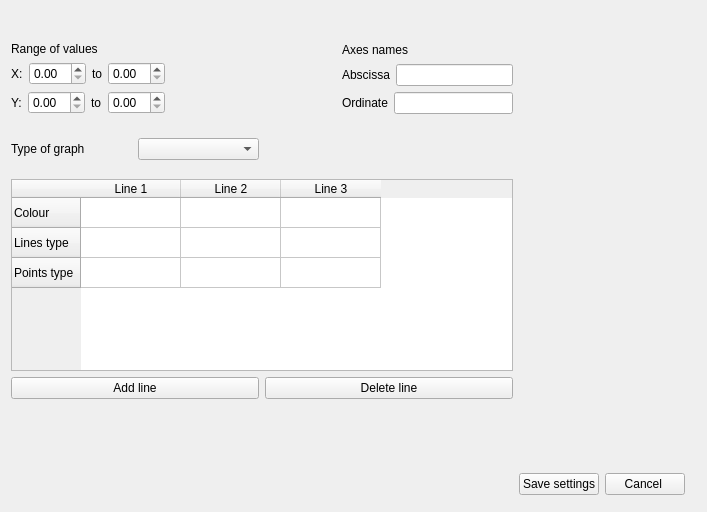
<?xml version="1.0" encoding="UTF-8"?>
<ui version="4.0">
 <class>graph_settings</class>
 <widget class="QWidget" name="graph_settings">
  <property name="geometry">
   <rect>
    <x>0</x>
    <y>0</y>
    <width>707</width>
    <height>512</height>
   </rect>
  </property>
  <property name="windowTitle">
   <string>Form</string>
  </property>
  <widget class="QWidget" name="">
   <property name="geometry">
    <rect>
     <x>11</x>
     <y>42</y>
     <width>674</width>
     <height>453</height>
    </rect>
   </property>
   <layout class="QGridLayout" name="gridLayout_5">
    <item row="0" column="0">
     <layout class="QGridLayout" name="gridLayout_4">
      <item row="0" column="0">
       <layout class="QGridLayout" name="gridLayout_3">
        <item row="0" column="0" colspan="2">
         <layout class="QGridLayout" name="gridLayout">
          <item row="0" column="0">
           <layout class="QVBoxLayout" name="verticalLayout_2">
            <item>
             <widget class="QLabel" name="label">
              <property name="text">
               <string>Range of values</string>
              </property>
             </widget>
            </item>
            <item>
             <layout class="QVBoxLayout" name="verticalLayout">
              <item>
               <layout class="QHBoxLayout" name="horizontalLayout">
                <item>
                 <widget class="QLabel" name="label_2">
                  <property name="text">
                   <string>X:</string>
                  </property>
                 </widget>
                </item>
                <item>
                 <widget class="QDoubleSpinBox" name="doubleSpinBox"/>
                </item>
                <item>
                 <widget class="QLabel" name="label_3">
                  <property name="text">
                   <string>to</string>
                  </property>
                 </widget>
                </item>
                <item>
                 <widget class="QDoubleSpinBox" name="doubleSpinBox_2"/>
                </item>
               </layout>
              </item>
              <item>
               <layout class="QHBoxLayout" name="horizontalLayout_4">
                <item>
                 <widget class="QLabel" name="label_5">
                  <property name="text">
                   <string>Y:</string>
                  </property>
                 </widget>
                </item>
                <item>
                 <widget class="QDoubleSpinBox" name="doubleSpinBox_3"/>
                </item>
                <item>
                 <widget class="QLabel" name="label_4">
                  <property name="text">
                   <string>to</string>
                  </property>
                 </widget>
                </item>
                <item>
                 <widget class="QDoubleSpinBox" name="doubleSpinBox_4"/>
                </item>
               </layout>
              </item>
             </layout>
            </item>
           </layout>
          </item>
          <item row="0" column="1">
           <spacer name="horizontalSpacer">
            <property name="orientation">
             <enum>Qt::Horizontal</enum>
            </property>
            <property name="sizeHint" stdset="0">
             <size>
              <width>40</width>
              <height>20</height>
             </size>
            </property>
           </spacer>
          </item>
          <item row="0" column="2">
           <layout class="QVBoxLayout" name="verticalLayout_4">
            <item>
             <widget class="QLabel" name="label_10">
              <property name="text">
               <string>Axes names</string>
              </property>
             </widget>
            </item>
            <item>
             <layout class="QVBoxLayout" name="verticalLayout_3">
              <item>
               <layout class="QHBoxLayout" name="horizontalLayout_2">
                <item>
                 <widget class="QLabel" name="label_11">
                  <property name="text">
                   <string>Abscissa</string>
                  </property>
                 </widget>
                </item>
                <item>
                 <widget class="QLineEdit" name="lineEdit"/>
                </item>
               </layout>
              </item>
              <item>
               <layout class="QHBoxLayout" name="horizontalLayout_3">
                <item>
                 <widget class="QLabel" name="label_12">
                  <property name="text">
                   <string>Ordinate</string>
                  </property>
                 </widget>
                </item>
                <item>
                 <widget class="QLineEdit" name="lineEdit_2"/>
                </item>
               </layout>
              </item>
             </layout>
            </item>
           </layout>
          </item>
         </layout>
        </item>
        <item row="1" column="1">
         <spacer name="verticalSpacer">
          <property name="orientation">
           <enum>Qt::Vertical</enum>
          </property>
          <property name="sizeHint" stdset="0">
           <size>
            <width>20</width>
            <height>18</height>
           </size>
          </property>
         </spacer>
        </item>
        <item row="2" column="0">
         <layout class="QHBoxLayout" name="horizontalLayout_5">
          <item>
           <widget class="QLabel" name="label_9">
            <property name="text">
             <string>Type of graph</string>
            </property>
           </widget>
          </item>
          <item>
           <widget class="QComboBox" name="comboBox_4"/>
          </item>
         </layout>
        </item>
       </layout>
      </item>
      <item row="1" column="0">
       <spacer name="verticalSpacer_2">
        <property name="orientation">
         <enum>Qt::Vertical</enum>
        </property>
        <property name="sizeHint" stdset="0">
         <size>
          <width>20</width>
          <height>13</height>
         </size>
        </property>
       </spacer>
      </item>
      <item row="2" column="0">
       <layout class="QGridLayout" name="gridLayout_2">
        <item row="1" column="0">
         <widget class="QPushButton" name="pushButton_3">
          <property name="text">
           <string>Add line</string>
          </property>
         </widget>
        </item>
        <item row="0" column="0" colspan="2">
         <widget class="QTableWidget" name="tableWidget">
          <row>
           <property name="text">
            <string>Colour</string>
           </property>
          </row>
          <row>
           <property name="text">
            <string>Lines type</string>
           </property>
          </row>
          <row>
           <property name="text">
            <string>Points type</string>
           </property>
          </row>
          <column>
           <property name="text">
            <string>Line 1</string>
           </property>
          </column>
          <column>
           <property name="text">
            <string>Line 2</string>
           </property>
          </column>
          <column>
           <property name="text">
            <string>Line 3</string>
           </property>
          </column>
         </widget>
        </item>
        <item row="1" column="1">
         <widget class="QPushButton" name="pushButton_4">
          <property name="text">
           <string>Delete line</string>
          </property>
         </widget>
        </item>
       </layout>
      </item>
     </layout>
    </item>
    <item row="1" column="0">
     <spacer name="verticalSpacer_3">
      <property name="orientation">
       <enum>Qt::Vertical</enum>
      </property>
      <property name="sizeHint" stdset="0">
       <size>
        <width>20</width>
        <height>28</height>
       </size>
      </property>
     </spacer>
    </item>
    <item row="2" column="0">
     <spacer name="horizontalSpacer_2">
      <property name="orientation">
       <enum>Qt::Horizontal</enum>
      </property>
      <property name="sizeHint" stdset="0">
       <size>
        <width>488</width>
        <height>20</height>
       </size>
      </property>
     </spacer>
    </item>
    <item row="2" column="1">
     <layout class="QHBoxLayout" name="horizontalLayout_6">
      <item>
       <widget class="QPushButton" name="pushButton">
        <property name="text">
         <string>Save settings</string>
        </property>
       </widget>
      </item>
      <item>
       <widget class="QPushButton" name="pushButton_2">
        <property name="text">
         <string>Cancel </string>
        </property>
       </widget>
      </item>
     </layout>
    </item>
   </layout>
  </widget>
 </widget>
 <resources/>
 <connections/>
</ui>
